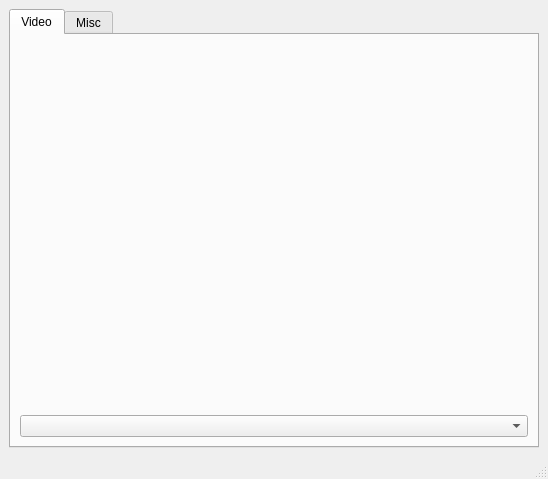
<ui version="4.0" >
 <class>MainWindow</class>
 <widget class="QMainWindow" name="MainWindow" >
  <property name="geometry" >
   <rect>
    <x>0</x>
    <y>0</y>
    <width>548</width>
    <height>479</height>
   </rect>
  </property>
  <property name="windowTitle" >
   <string>Robot Viewer</string>
  </property>
  <widget class="QWidget" name="centralwidget" >
   <layout class="QHBoxLayout" >
    <property name="margin" >
     <number>9</number>
    </property>
    <property name="spacing" >
     <number>6</number>
    </property>
    <item>
     <widget class="QTabWidget" name="tabWidget" >
      <property name="currentIndex" >
       <number>0</number>
      </property>
      <widget class="QWidget" name="videoTab" >
       <attribute name="title" >
        <string>Video</string>
       </attribute>
       <layout class="QVBoxLayout" >
        <property name="margin" >
         <number>9</number>
        </property>
        <property name="spacing" >
         <number>6</number>
        </property>
        <item>
         <widget class="VideoWidget" native="1" name="videoViewWidget" />
        </item>
        <item>
         <widget class="QComboBox" name="videoViewChooser" />
        </item>
       </layout>
      </widget>
      <widget class="QWidget" name="miscTab" >
       <attribute name="title" >
        <string>Misc</string>
       </attribute>
       <layout class="QVBoxLayout" >
        <property name="margin" >
         <number>9</number>
        </property>
        <property name="spacing" >
         <number>6</number>
        </property>
        <item>
         <widget class="QLabel" name="label" >
          <property name="text" >
           <string>Nothing here...</string>
          </property>
          <property name="alignment" >
           <set>Qt::AlignCenter</set>
          </property>
         </widget>
        </item>
       </layout>
      </widget>
     </widget>
    </item>
   </layout>
  </widget>
  <widget class="QMenuBar" name="menubar" >
   <property name="geometry" >
    <rect>
     <x>0</x>
     <y>0</y>
     <width>548</width>
     <height>25</height>
    </rect>
   </property>
  </widget>
  <widget class="QStatusBar" name="statusbar" />
 </widget>
 <customwidgets>
  <customwidget>
   <class>VideoWidget</class>
   <extends>QWidget</extends>
   <header>VideoWidget.h</header>
  </customwidget>
 </customwidgets>
 <resources/>
 <connections/>
</ui>
